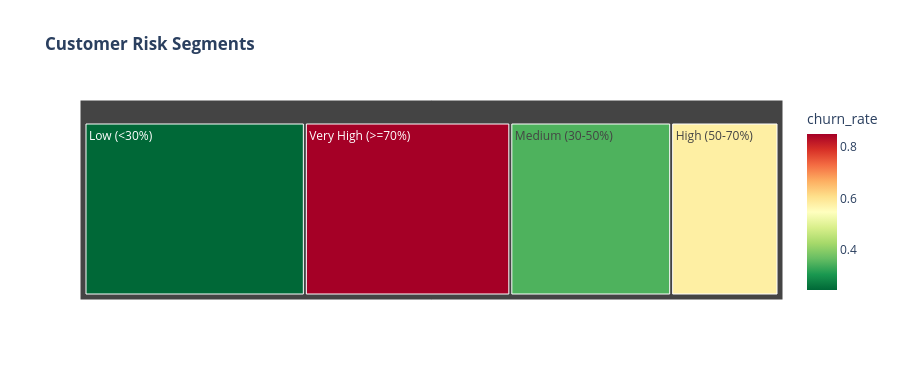

Write notebook code for a chart like this one.
### Markdown cell above
## 9. Business Insights & ROI

### Code cell
res_df = pd.DataFrame({'prob':results['Stacking Ensemble']['prob_test'],'actual':y_test})
def seg(p):
    if p>=0.70: return 'Very High (>=70%)'
    elif p>=0.50: return 'High (50-70%)'
    elif p>=0.30: return 'Medium (30-50%)'
    return 'Low (<30%)'
res_df['segment'] = res_df['prob'].apply(seg)
s = res_df.groupby('segment').agg(count=('actual','count'),
    churn_rate=('actual','mean'), avg_prob=('prob','mean')).reset_index()
s['pct'] = s['count']/s['count'].sum()
print('Customer Risk Segmentation:')
display(s.style.background_gradient(subset=['churn_rate'],cmap='RdYlGn_r')
    .format({'churn_rate':'{:.1%}','avg_prob':'{:.1%}','pct':'{:.1%}'}))
fig = px.treemap(s, path=['segment'], values='count', color='churn_rate',
    color_continuous_scale='RdYlGn_r', title='<b>Customer Risk Segments</b>')
fig.update_layout(height=380, template='plotly_white'); fig.show()

### Figure 1 — Plotly figure (JSON) as saved in the notebook; plotly's stock layout.template omitted (floating-point values rounded to 4 significant figures)
{"data": [{"branchvalues": "total", "customdata": [[0.5797], [0.2463], [0.3482], [0.8492]], "domain": {"x": [0.0, 1.0], "y": [0.0, 1.0]}, "hovertemplate": "labels=%{label}<br>count=%{value}<br>parent=%{parent}<br>id=%{id}<br>churn_rate=%{color}<extra></extra>", "ids": ["High (50-70%)", "Low (<30%)", "Medium (30-50%)", "Very High (>=70%)"], "labels": ["High (50-70%)", "Low (<30%)", "Medium (30-50%)", "Very High (>=70%)"], "marker": {"coloraxis": "coloraxis", "colors": [0.5797, 0.2463, 0.3482, 0.8492]}, "name": "", "parents": ["", "", "", ""], "type": "treemap", "values": [433.0, 889.0, 649.0, 829.0]}], "layout": {"coloraxis": {"colorbar": {"title": {"text": "churn_rate"}}, "colorscale": [[0.0, "rgb(0,104,55)"], [0.1, "rgb(26,152,80)"], [0.2, "rgb(102,189,99)"], [0.3, "rgb(166,217,106)"], [0.4, "rgb(217,239,139)"], [0.5, "rgb(255,255,191)"], [0.6, "rgb(254,224,139)"], [0.7, "rgb(253,174,97)"], [0.8, "rgb(244,109,67)"], [0.9, "rgb(215,48,39)"], [1.0, "rgb(165,0,38)"]]}, "height": 380, "legend": {"tracegroupgap": 0}, "title": {"text": "<b>Customer Risk Segments</b>"}}}
